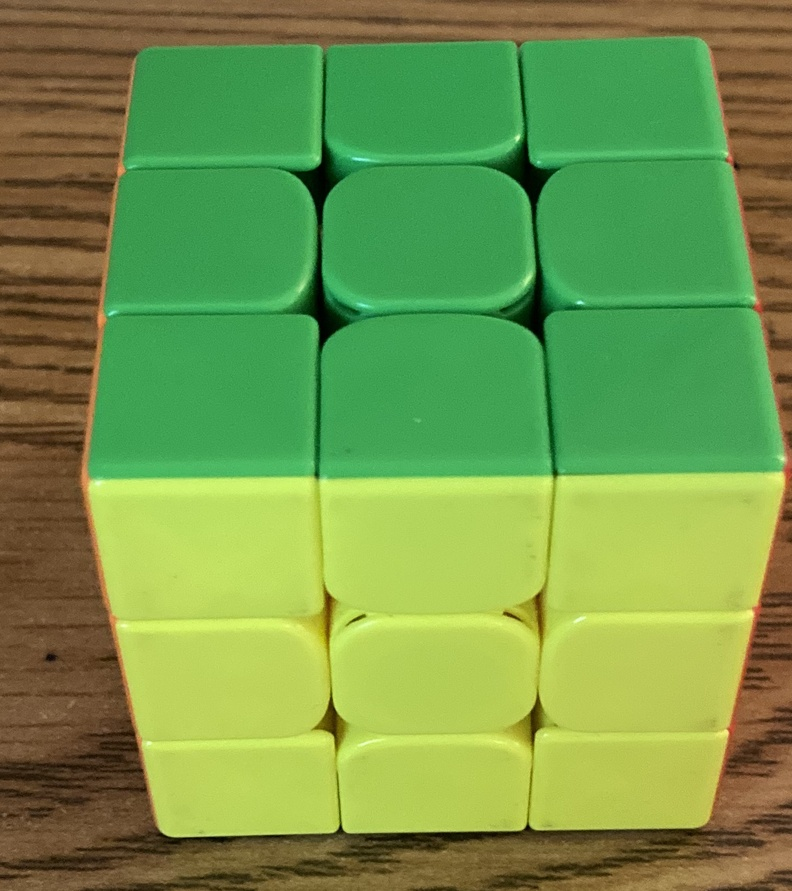
#> input picture tests/images/front_solved_min.jpeg, 792 x 891 px, shrunk from 1432 x 1610 before the run, found by its file name
$ python edge_detetion.py   (older library calls are emulated)
#> lines starting #> are read from the running program, lines starting #| are printed output that depends on the picture
### vision/util.py
import cv2

def save(*args):
    return args

def gray_from_path(path:str):
    image = cv2.imread(path)
#> image is the input picture: shape (891, 792, 3); mean B, G, R 74.5, 152.4, 116.1
    if image is None:
        return None
    return cv2.cvtColor(image, cv2.COLOR_BGR2GRAY)
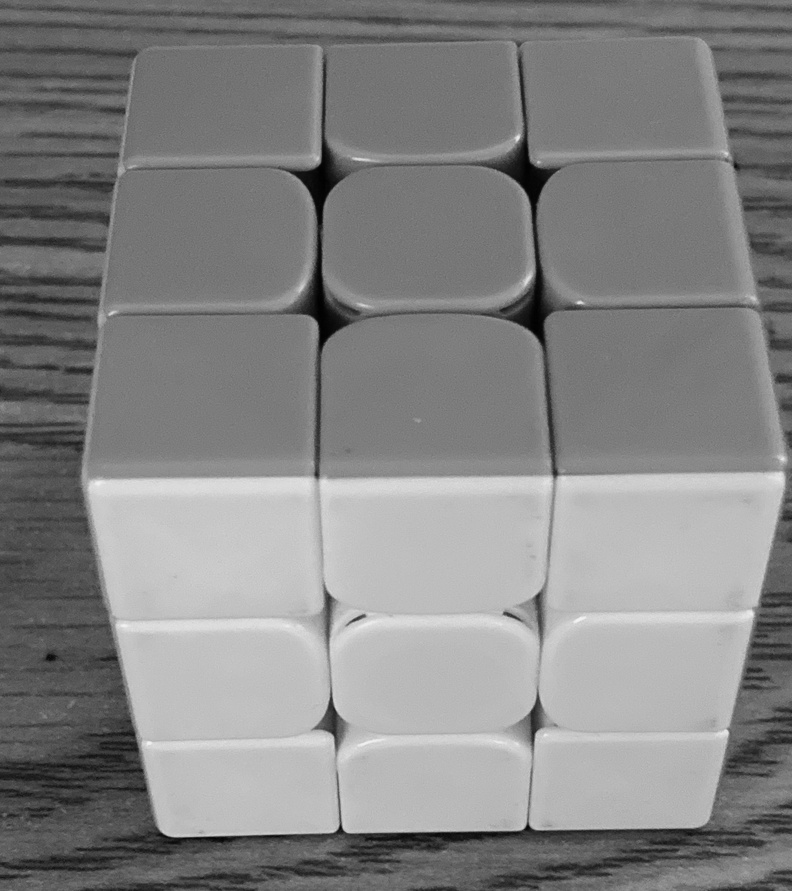
#> returned value: shape (891, 792); min 0, max 243, mean 132.7


def args(path, pimg, rimg):
    image = None
    if pimg:
        image = pimg
    elif rimg:
        image = cv2.cvtColor(rimg, cv2.COLOR_BGR2GRAY)
    elif path:
        image = gray_from_path(path)
    return image

### vision/edge_detetion.py
import numpy as np
import cv2
from time import sleep

import util


DEBUG = True


def laplacian(path=None, pimg=None, rimg=None):
    global DEBUG
    image = util.args(path, pimg, rimg)
    if image is None:
        return None

    lap = cv2.Laplacian(image, cv2.CV_64F)
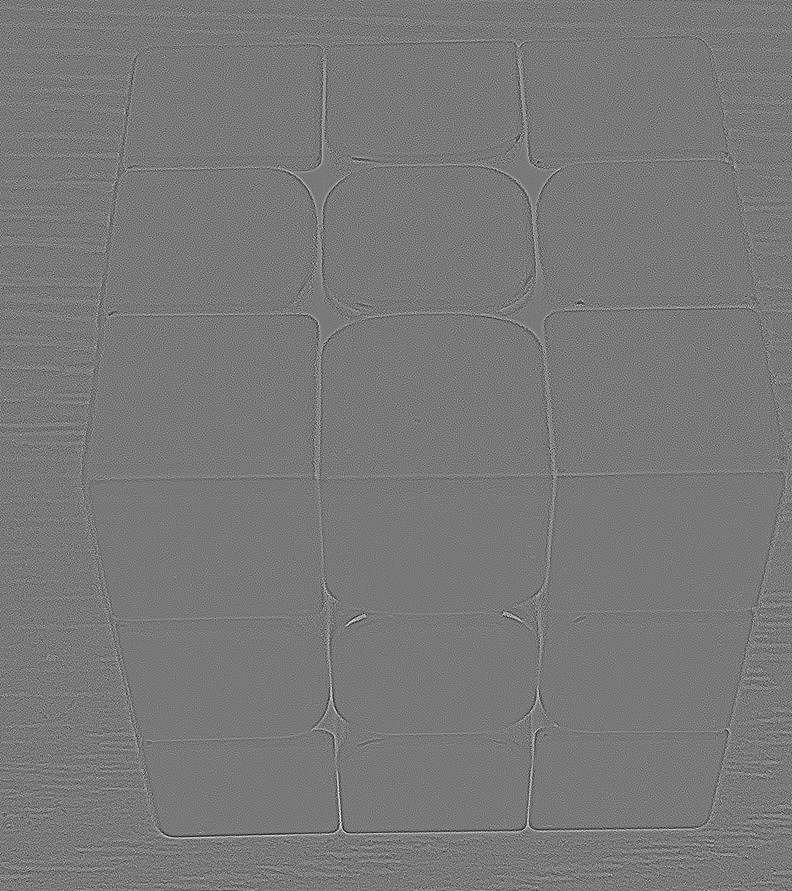
#> lap: shape (891, 792) float64; min -126, max 138, mean 0; drawn with min black and max white
    lap = cv2.convertScaleAbs(lap)
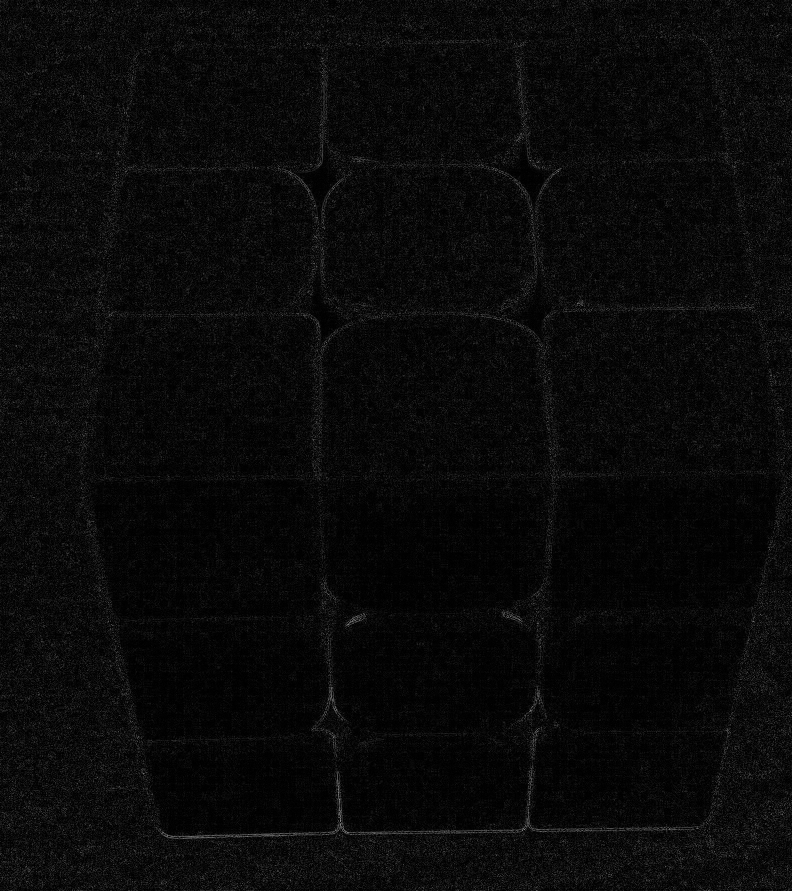
#> lap: shape (891, 792); min 0, max 138, mean 9.5

    if DEBUG:
        print("[DEBUG] Original")
        cv2.imshow("Original", image)
        print("[DEBUG] Laplacian")
        cv2.imshow("Laplacian", lap)
        cv2.waitKey(0)

    return lap


def sobel(path=None, pimg=None, rimg=None):
    global DEBUG
    image = util.args(path, pimg, rimg)
    if image is None:
        return None

    sobelX = cv2.Sobel(image, cv2.CV_64F, 1, 0)
    sobelY = cv2.Sobel(image, cv2.CV_64F, 0, 1)

    sobelCombined = cv2.bitwise_or(sobelX, sobelY)

    if DEBUG:
        print("[DEBUG] Original")
        cv2.imshow("Original", image)
        print("[DEBUG] Soble X")
        cv2.imshow("Sobel X", sobelX)
        print("[DEBUG] Soble Y")
        cv2.imshow("Sobel Y", sobelY)
        print("[DEBUG] Soble Combined")
        cv2.imshow("Sobel Combined", sobelCombined)


if "__main__" == __name__:
    if DEBUG:
        print("[DEBUG] Debug active")
    p='/home/to/PycharmProjects/RubiksCubeSolver/tests/images/front_solved_min.jpeg'

    laplacian(path=p)

$ run again, with tests/images/corner_solved.jpeg copied over tests/images/front_solved_min.jpeg
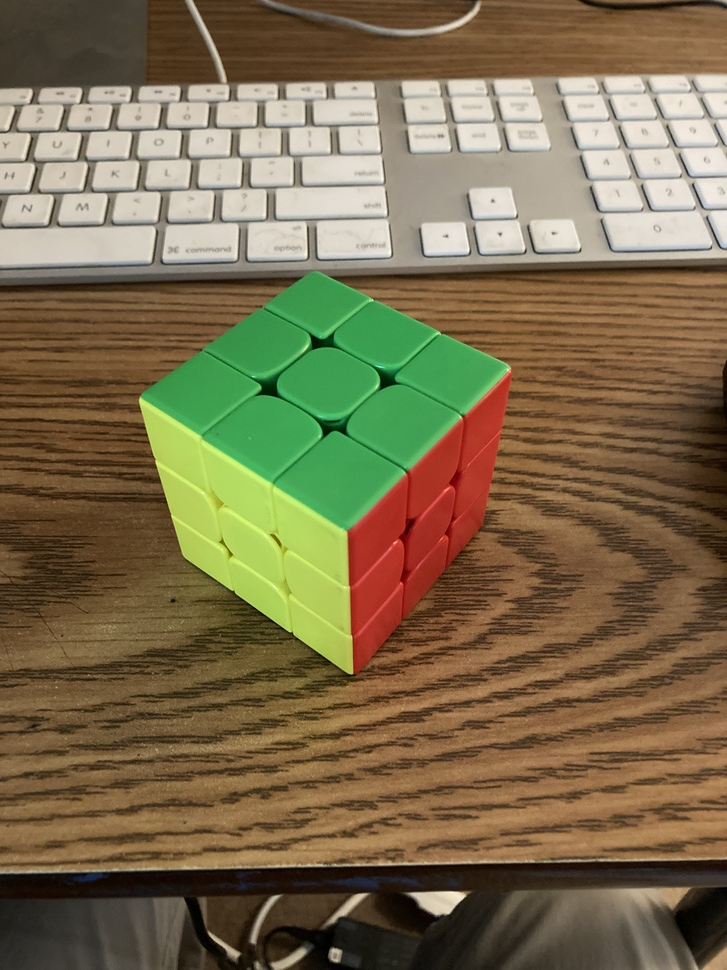
#> input picture tests/images/corner_solved.jpeg, 727 x 970 px, shrunk from 3024 x 4032 before the run, found by its file name
#> in gray_from_path, image is the input picture: shape (970, 727, 3); mean B, G, R 77.9, 109.4, 123.1
#> in gray_from_path, `return cv2.cvtColor(image, cv2.COLOR_BGR2GRAY)`:
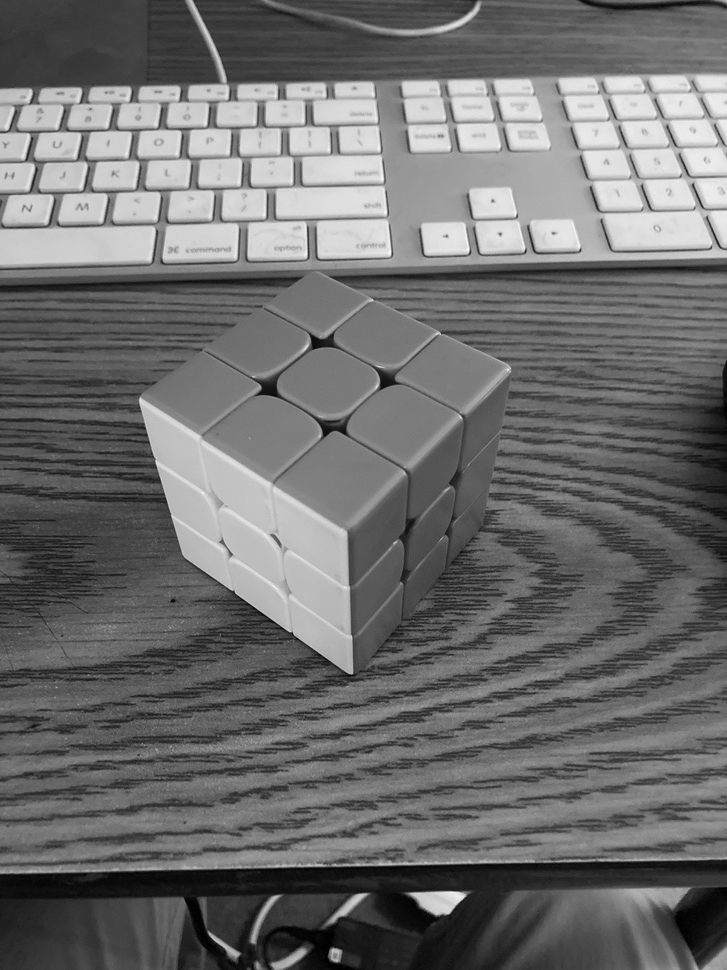
#> returned value: shape (970, 727); min 0, max 254, mean 109.9
#> in laplacian, `lap = cv2.convertScaleAbs(lap)`:
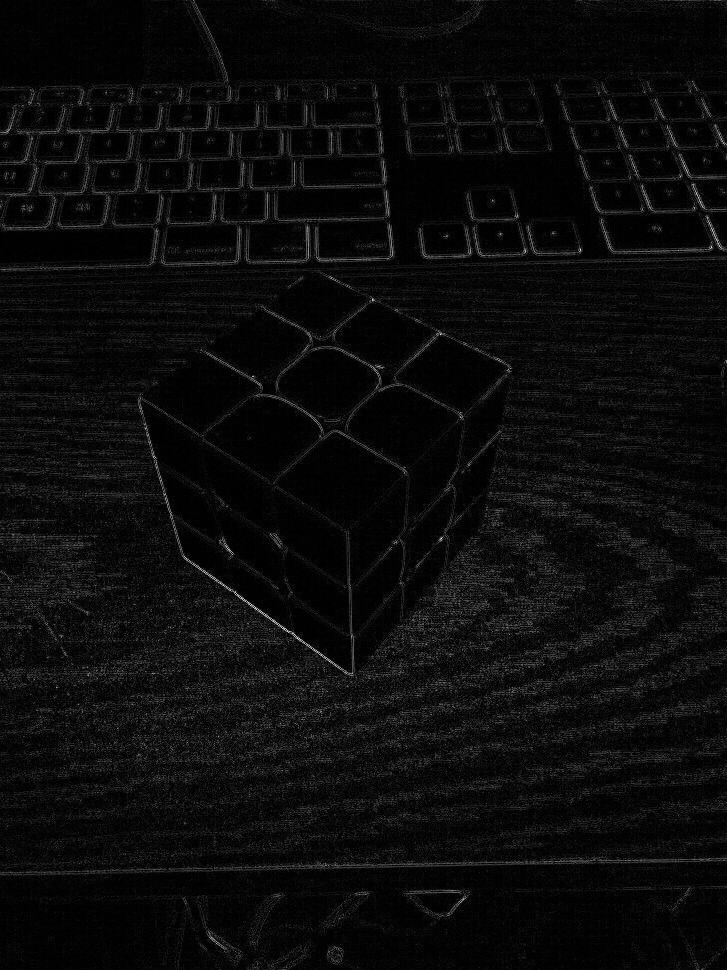
#> lap: shape (970, 727); min 0, max 250, mean 11.5

$ run again, with tests/images/front_solved.jpeg copied over tests/images/front_solved_min.jpeg
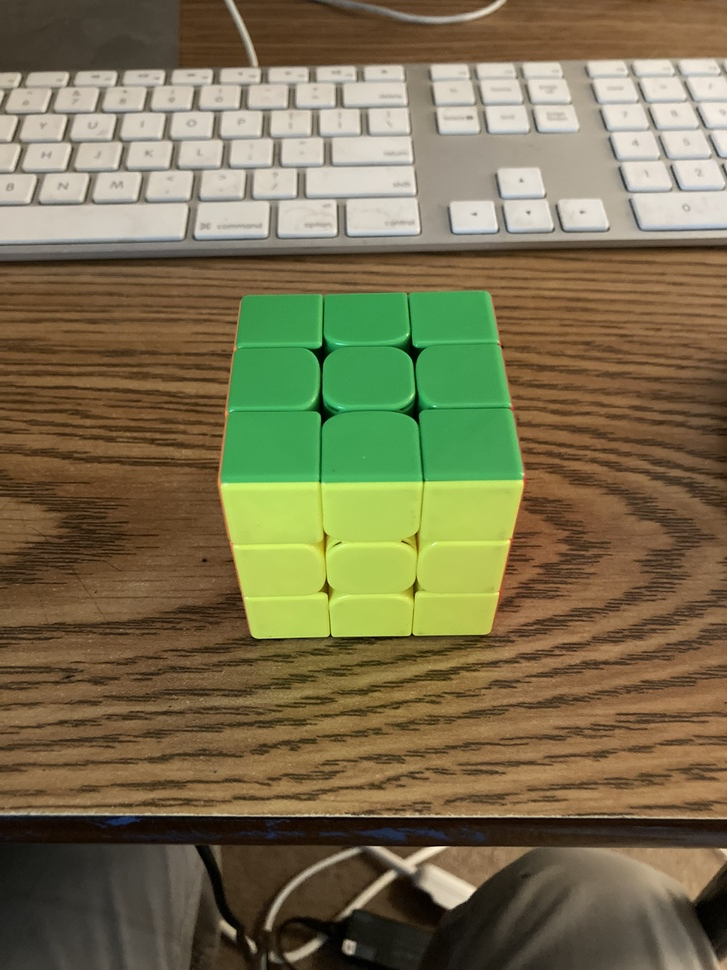
#> input picture tests/images/front_solved.jpeg, 727 x 970 px, shrunk from 3024 x 4032 before the run, found by its file name
#> in gray_from_path, image is the input picture: shape (970, 727, 3); mean B, G, R 78.9, 112.4, 121.3
#> in gray_from_path, `return cv2.cvtColor(image, cv2.COLOR_BGR2GRAY)`:
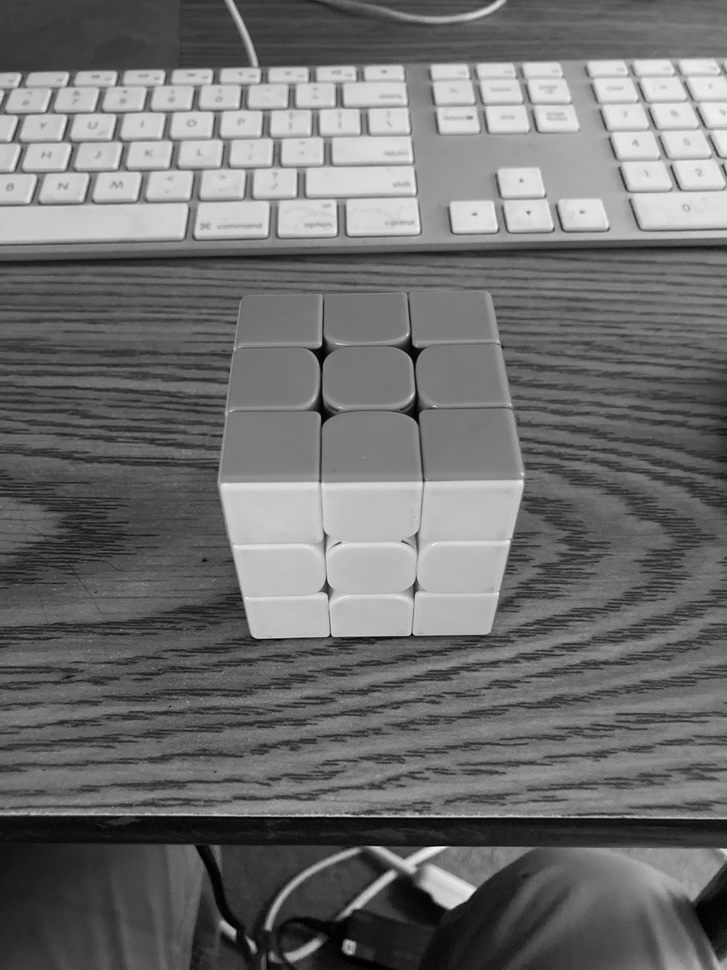
#> returned value: shape (970, 727); min 0, max 248, mean 111.2
#> in laplacian, `lap = cv2.convertScaleAbs(lap)`:
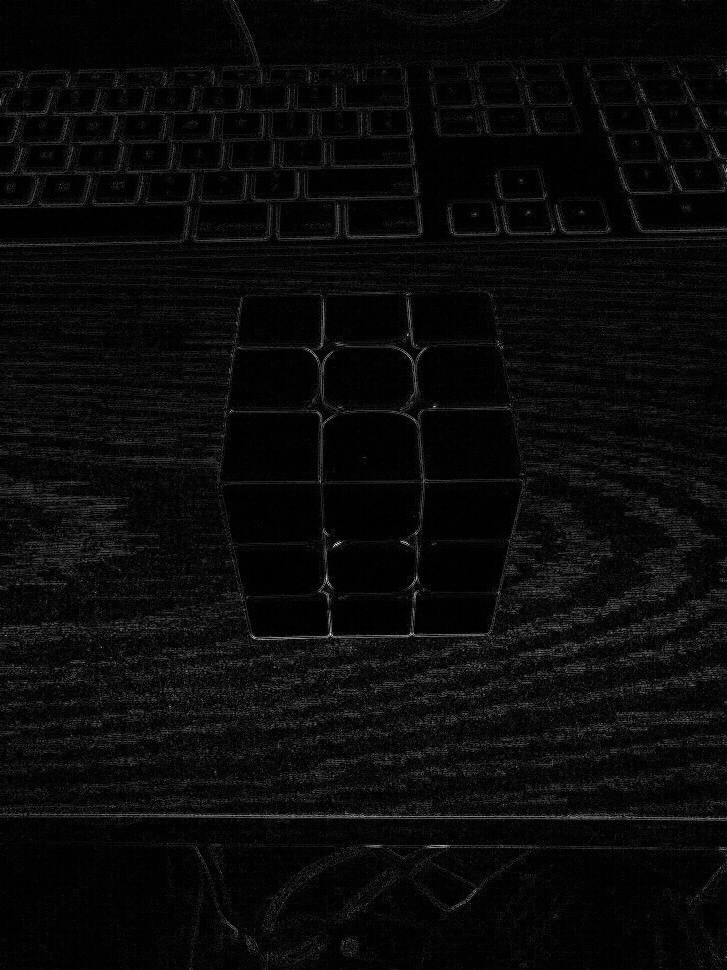
#> lap: shape (970, 727); min 0, max 255, mean 10.3
